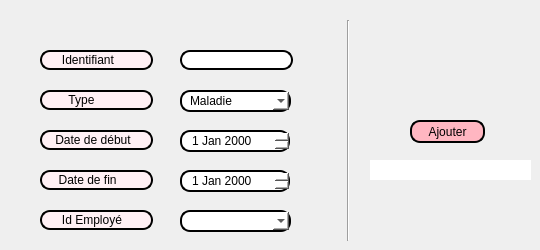
     <widget class="QWidget" name="Ajouter_C">
      <attribute name="title">
       <string>Ajouter</string>
      </attribute>
      <widget class="QLineEdit" name="lineEdit_12">
       <property name="geometry">
        <rect>
         <x>40</x>
         <y>50</y>
         <width>113</width>
         <height>20</height>
        </rect>
       </property>
       <property name="styleSheet">
        <string notr="true">border: 2px solid black;
font: 75 8pt &quot;MS Shell Dlg 2&quot;;
border-radius: 10px;
padding: 0 8px;
background: #FFF0F5;
font: bold, &quot;Comic Sans MS&quot;;;
text-align:center;</string>
       </property>
       <property name="text">
        <string>   Identifiant</string>
       </property>
       <property name="readOnly">
        <bool>true</bool>
       </property>
      </widget>
      <widget class="QLineEdit" name="lineEdit_49">
       <property name="geometry">
        <rect>
         <x>40</x>
         <y>90</y>
         <width>113</width>
         <height>20</height>
        </rect>
       </property>
       <property name="styleSheet">
        <string notr="true">border: 2px solid black;
font: 75 8pt &quot;MS Shell Dlg 2&quot;;
border-radius: 10px;
padding: 0 8px;
background: #FFF0F5;
font: bold, &quot;Comic Sans MS&quot;;;
text-align:center;</string>
       </property>
       <property name="text">
        <string>     Type</string>
       </property>
       <property name="readOnly">
        <bool>true</bool>
       </property>
      </widget>
      <widget class="QLineEdit" name="lineEdit_50">
       <property name="geometry">
        <rect>
         <x>40</x>
         <y>130</y>
         <width>113</width>
         <height>20</height>
        </rect>
       </property>
       <property name="styleSheet">
        <string notr="true">border: 2px solid black;
font: 75 8pt &quot;MS Shell Dlg 2&quot;;
border-radius: 10px;
padding: 0 8px;
background: #FFF0F5;
font: bold, &quot;Comic Sans MS&quot;;;
text-align:center;</string>
       </property>
       <property name="text">
        <string> Date de début</string>
       </property>
       <property name="readOnly">
        <bool>true</bool>
       </property>
      </widget>
      <widget class="QLineEdit" name="lineEdit_51">
       <property name="geometry">
        <rect>
         <x>40</x>
         <y>170</y>
         <width>113</width>
         <height>20</height>
        </rect>
       </property>
       <property name="styleSheet">
        <string notr="true">border: 2px solid black;
font: 75 8pt &quot;MS Shell Dlg 2&quot;;
border-radius: 10px;
padding: 0 8px;
background: #FFF0F5;
font: bold, &quot;Comic Sans MS&quot;;;
text-align:center;</string>
       </property>
       <property name="text">
        <string>  Date de fin</string>
       </property>
       <property name="readOnly">
        <bool>true</bool>
       </property>
      </widget>
      <widget class="QLineEdit" name="lineEdit_52">
       <property name="geometry">
        <rect>
         <x>40</x>
         <y>210</y>
         <width>113</width>
         <height>20</height>
        </rect>
       </property>
       <property name="styleSheet">
        <string notr="true">border: 2px solid black;
font: 75 8pt &quot;MS Shell Dlg 2&quot;;
border-radius: 10px;
padding: 0 8px;
background: #FFF0F5;
font: bold, &quot;Comic Sans MS&quot;;;
text-align:center;</string>
       </property>
       <property name="text">
        <string>   Id Employé</string>
       </property>
       <property name="readOnly">
        <bool>true</bool>
       </property>
      </widget>
      <widget class="QLineEdit" name="lineEdit_54">
       <property name="geometry">
        <rect>
         <x>180</x>
         <y>50</y>
         <width>113</width>
         <height>20</height>
        </rect>
       </property>
       <property name="styleSheet">
        <string notr="true">font: bold, &quot;Comic Sans MS&quot;;
border: 2px solid black;
border-radius: 10px;
padding: 0 8px;
background: white;
selection-background-color: gray;</string>
       </property>
       <property name="maxLength">
        <number>8</number>
       </property>
      </widget>
      <widget class="QDateEdit" name="dateEdit">
       <property name="geometry">
        <rect>
         <x>180</x>
         <y>130</y>
         <width>110</width>
         <height>22</height>
        </rect>
       </property>
       <property name="styleSheet">
        <string notr="true">border: 2px solid black;
border-radius: 10px;
padding: 0 8px;
background: white;
selection-background-color: gray;
font: bold, &quot;Comic Sans MS&quot;;</string>
       </property>
      </widget>
      <widget class="QDateEdit" name="dateEdit_2">
       <property name="geometry">
        <rect>
         <x>180</x>
         <y>170</y>
         <width>110</width>
         <height>22</height>
        </rect>
       </property>
       <property name="styleSheet">
        <string notr="true">border: 2px solid black;
border-radius: 10px;
padding: 0 8px;
background: white;
selection-background-color: gray;
font: bold, &quot;Comic Sans MS&quot;;</string>
       </property>
      </widget>
      <widget class="QPushButton" name="pushButton_12">
       <property name="geometry">
        <rect>
         <x>410</x>
         <y>120</y>
         <width>75</width>
         <height>23</height>
        </rect>
       </property>
       <property name="styleSheet">
        <string notr="true">border: 2px solid black;
border-radius: 10px;
padding: 0 8px;
background:#FFB6C1	;
font: bold, &quot;Comic Sans MS&quot;;
</string>
       </property>
       <property name="text">
        <string>Ajouter</string>
       </property>
      </widget>
      <widget class="QComboBox" name="comboBox_7">
       <property name="geometry">
        <rect>
         <x>180</x>
         <y>90</y>
         <width>111</width>
         <height>22</height>
        </rect>
       </property>
       <property name="styleSheet">
        <string notr="true">border: 2px solid black;
border-radius: 10px;
padding: 0 8px;
background: white;
selection-background-color: gray;
font: bold, &quot;Comic Sans MS&quot;;</string>
       </property>
       <item>
        <property name="text">
         <string>Maladie</string>
        </property>
       </item>
       <item>
        <property name="text">
         <string>Maternité</string>
        </property>
       </item>
       <item>
        <property name="text">
         <string>Télétravail</string>
        </property>
       </item>
       <item>
        <property name="text">
         <string>Vacances</string>
        </property>
       </item>
      </widget>
      <widget class="QComboBox" name="comboBox_3">
       <property name="geometry">
        <rect>
         <x>180</x>
         <y>210</y>
         <width>111</width>
         <height>22</height>
        </rect>
       </property>
       <property name="styleSheet">
        <string notr="true">border: 2px solid black;
border-radius: 10px;
padding: 0 8px;
background: white; font: bold, &quot;Comic Sans MS&quot;;
selection-background-color: gray;
font: bold, &quot;Comic Sans MS&quot;;</string>
       </property>
      </widget>
      <widget class="QLabel" name="label_2">
       <property name="geometry">
        <rect>
         <x>370</x>
         <y>160</y>
         <width>161</width>
         <height>20</height>
        </rect>
       </property>
       <property name="styleSheet">
        <string notr="true">font: bold, &quot;Comic Sans MS&quot;; background: white;</string>
       </property>
       <property name="text">
        <string/>
       </property>
      </widget>
      <widget class="Line" name="line_5">
       <property name="geometry">
        <rect>
         <x>340</x>
         <y>20</y>
         <width>16</width>
         <height>221</height>
        </rect>
       </property>
       <property name="orientation">
        <enum>Qt::Vertical</enum>
       </property>
      </widget>
     </widget>
